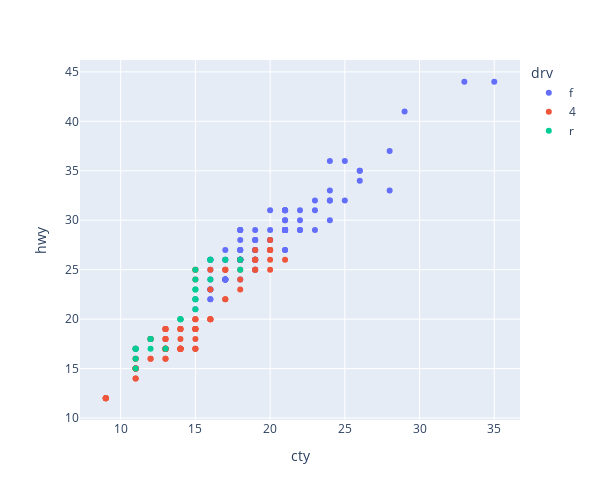

Write notebook code for a chart like this one.
### Code cell
# 그래프 함수의 반환값은 Figure 객체를 이용할 경우

fig = px.scatter(data_frame = mpg, x = 'cty', y = 'hwy', color = 'drv', width=600, height=500)

# Figure 객체의 show() 함수를 호출하여 그래프 출력
fig.show()

### Figure 1 — Plotly figure (JSON) as saved in the notebook; plotly's stock layout.template omitted (floating-point values rounded to 4 significant figures)
{"data": [{"hovertemplate": "drv=f<br>cty=%{x}<br>hwy=%{y}<extra></extra>", "legendgroup": "f", "marker": {"color": "#636efa", "symbol": "circle"}, "mode": "markers", "name": "f", "orientation": "v", "showlegend": true, "type": "scatter", "x": [18, 21, 20, 21, 16, 18, 18, 19, 22, 18, 18, 17, 18, 17, 16, 16, 17, 17, 11, 15, 15, 16, 16, 28, 24, 25, 23, 24, 26, 25, 24, 21, 18, 18, 21, 21, 18, 18, 19, 19, 19, 20, 20, 17, 16, 17, 21, 19, 23, 23, 19, 19, 18, 19, 19, 18, 16, 17, 18, 16, 21, 21, 21, 21, 18, 18, 19, 21, 21, 21, 22, 18, 18, 18, 24, 24, 26, 28, 26, 21, 19, 21, 22, 17, 33, 21, 19, 22, 21, 21, 21, 16, 17, 35, 29, 21, 19, 20, 20, 21, 18, 19, 21, 16, 18, 17], "xaxis": "x", "y": [29, 29, 31, 30, 26, 26, 27, 27, 30, 26, 29, 26, 24, 24, 22, 22, 24, 24, 17, 22, 21, 23, 23, 33, 32, 32, 29, 32, 34, 36, 36, 29, 26, 27, 30, 31, 26, 26, 28, 26, 29, 28, 27, 24, 24, 24, 29, 27, 31, 32, 27, 26, 26, 25, 25, 26, 26, 27, 28, 25, 29, 27, 31, 31, 26, 26, 28, 27, 29, 31, 31, 26, 26, 27, 30, 33, 35, 37, 35, 29, 26, 29, 29, 24, 44, 29, 26, 29, 29, 29, 29, 23, 24, 44, 41, 29, 26, 28, 29, 29, 29, 28, 29, 26, 26, 26], "yaxis": "y"}, {"hovertemplate": "drv=4<br>cty=%{x}<br>hwy=%{y}<extra></extra>", "legendgroup": "4", "marker": {"color": "#EF553B", "symbol": "circle"}, "mode": "markers", "name": "4", "orientation": "v", "showlegend": true, "type": "scatter", "x": [18, 16, 20, 19, 15, 17, 17, 15, 15, 17, 16, 14, 11, 11, 14, 15, 14, 13, 14, 14, 14, 9, 11, 11, 13, 13, 9, 13, 11, 13, 11, 12, 9, 13, 13, 12, 9, 11, 11, 13, 11, 14, 15, 14, 13, 13, 13, 14, 14, 13, 13, 13, 11, 13, 17, 15, 15, 14, 9, 14, 13, 11, 11, 12, 12, 11, 14, 13, 13, 13, 14, 15, 14, 12, 18, 18, 20, 19, 20, 18, 21, 19, 19, 19, 20, 20, 19, 20, 15, 16, 15, 15, 16, 14, 11, 13, 15, 16, 17, 15, 15, 15, 16], "xaxis": "x", "y": [26, 25, 28, 27, 25, 25, 25, 25, 24, 25, 23, 19, 14, 15, 17, 19, 18, 17, 17, 19, 19, 12, 17, 15, 17, 17, 12, 17, 16, 18, 15, 16, 12, 17, 17, 16, 12, 15, 16, 17, 15, 17, 19, 17, 19, 19, 17, 17, 17, 16, 16, 17, 15, 17, 22, 19, 20, 17, 12, 19, 18, 14, 15, 18, 18, 15, 17, 19, 19, 17, 17, 17, 20, 18, 25, 24, 27, 25, 26, 23, 26, 26, 26, 26, 25, 27, 25, 27, 20, 20, 19, 17, 20, 17, 15, 18, 20, 20, 22, 17, 19, 18, 20], "yaxis": "y"}, {"hovertemplate": "drv=r<br>cty=%{x}<br>hwy=%{y}<extra></extra>", "legendgroup": "r", "marker": {"color": "#00cc96", "symbol": "circle"}, "mode": "markers", "name": "r", "orientation": "v", "showlegend": true, "type": "scatter", "x": [14, 11, 14, 13, 12, 16, 15, 16, 15, 15, 11, 11, 12, 18, 18, 17, 16, 15, 15, 15, 15, 14, 11, 11, 12], "xaxis": "x", "y": [20, 15, 20, 17, 17, 26, 23, 26, 25, 24, 17, 17, 18, 26, 25, 26, 24, 21, 22, 23, 22, 20, 17, 16, 18], "yaxis": "y"}], "layout": {"height": 500, "legend": {"title": {"text": "drv"}, "tracegroupgap": 0}, "margin": {"t": 60}, "width": 600, "xaxis": {"anchor": "y", "domain": [0, 1], "title": {"text": "cty"}}, "yaxis": {"anchor": "x", "domain": [0, 1], "title": {"text": "hwy"}}}}
